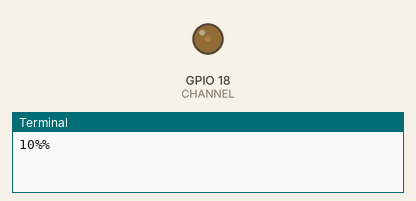
Simulated run of this program. Board: Raspberry Pi (BCM pin numbers). On the bench: output pins drawn as LEDs (lit = HIGH), the last lines printed to the terminal. At 9.0 s the program stops and its outputs stay as they are.

Above: at 0.1 s.
At 3.1 s:
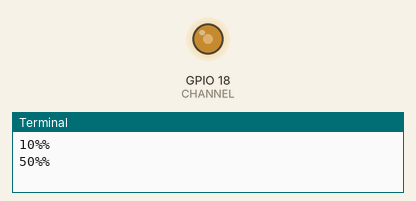
At 6.1 s:
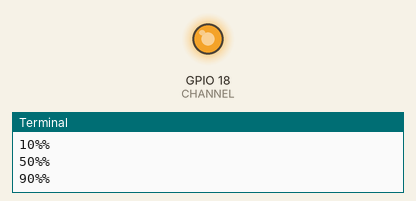
Timing chart, 0 to 10.5 s (numbered marks = the images above):
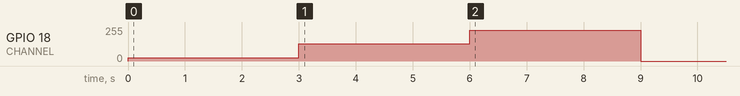

The program:

pwm.py
```python
#!/usr/bin/env python2

import time
import RPi.GPIO as g

CHANNEL = 18
DELAY = 2

g.setmode(g.BCM)
g.setup(CHANNEL, g.OUT)
pwm = g.PWM(CHANNEL, 500)

pwm.start(10)
print '10%%'
time.sleep(3)
pwm.ChangeDutyCycle(50)
print '50%%'
time.sleep(3)
pwm.ChangeDutyCycle(90)
print '90%%'
time.sleep(3)
pwm.stop()

g.cleanup(CHANNEL)
```

Measured:
- by itself, GPIO 18 (CHANNEL): 0/255 → 26/255 at 0.00 s, → 128/255 3.0 s later, → 230/255 3.0 s later, → 0/255 3.0 s later
